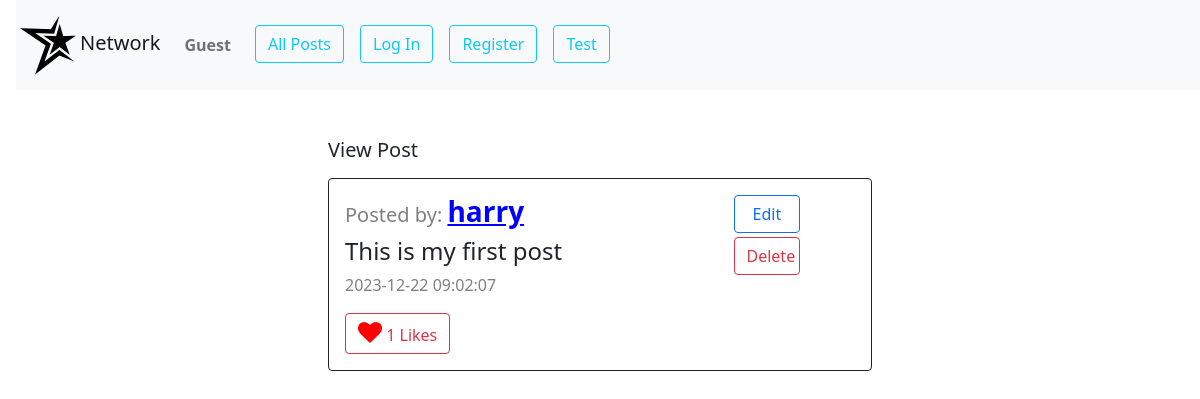
The page /view_post/1 on the database its author committed.
### app.py (models this page shows, shortened)
class Users(db.Model):
    __tablename__ = "users"
    id = db.Column(db.Integer, primary_key=True)
    username = db.Column(db.String(80), unique=True, nullable=False)
    hash = db.Column(db.String(200),nullable=False)
    email = db.Column(db.String(120), unique=True, nullable=False)
    first_name=db.Column(db.String(80), nullable=True)
    last_name=db.Column(db.String(80), nullable=True)
    profile_pic_addr=db.Column(db.String(200), nullable=True)
    user_posts=db.relationship('Posts',backref='owner',lazy='dynamic')
    followers = db.relationship('Users',
                                secondary = follow,
                                primaryjoin = (follow.c.following_id == id),
                                secondaryjoin = (follow.c.follower_id == id),
                                backref = 'following'
                                )

class Posts(db.Model):
    __tablename__ = "posts"
    id = db.Column(db.Integer, primary_key=True)
    content = db.Column(db.String(150), nullable=False)
    created_at = db.Column(db.DateTime(timezone=True), server_default=db.func.current_timestamp())
    person_id = db.Column(db.Integer, db.ForeignKey('users.id'),nullable=False)
    likes=db.Column(db.Integer,default=0)

### app.py (the view)
@app.route("/view_post/<int:post_id>", methods=["GET", "POST"])
def view_post(post_id):
    post=Posts.query.filter_by(id=post_id).first()
    user_id=session.get("user_id")
    current_user=None
    if user_id:
        current_user=Users.query.filter_by(id=user_id).first()
    if request.method=="POST":
        return jsonify({"post_id":post.id,"owner_id":post.person_id,"content":post.content})
    return render_template("view_post.html",user_id=session.get("user_id"),post=post,current_user=current_user)

### app.py (called while the page is built)
@app.after_request
def after_request(response):
    response.headers["Cache-Control"] = "no-cache, no-store, must-revalidate"
    response.headers["Expires"] = 0
    response.headers["Pragma"] = "no-cache"
    return response

### templates/view_post.html (shortened to what this page needs)
{% extends "layout.html" %} {% block body %}
<div id="view_post_div">
	<div id="post-view" class="container-fluid py-5 w-50">
		<h5 class="ms-3">View Post</h5>
		<div  class="border border-dark m-3 p-3 rounded">
			<div  class="row">
				<div class="col-9">
					<h3>
						<span style="color: grey; font-size: 20px">Posted by: </span
						><a
							style="font-weight: bold; color: blue"
							href="/profile/{{post.owner.id}}"
							>{{post.owner.username}}</a
						>
					</h3>
					<h4 class="mt-2">{{post.content}}</h4>
					<p><span style="color: grey">{{post.created_at}}</span></p>
					<button class="btn btn-outline-danger">
						<i style="font-size: 24px; color: red" class="fa">&#xf004;</i>
						{{post.likes}} Likes
					</button>
				</div>
				<div class="col-2 ">
					<div class="row">
						<button data-post_id="{{post.id}}" class="btn btn-outline-primary mb-1 w-75 edit_btn">Edit</button>
					</div>
					<div class="row">
						<button data-post_id="{{post.id}}" class="btn btn-outline-danger mb-1 w-75 delete_btn">Delete</button>
					</div>
				</div>
			</div>
		  </div>
	</div>
</div>
{% endblock %}

### rows shown on the page
Users: owner.username "harry"
Posts: content "This is my first post", created_at "2023-12-22 09:02:07", likes "1"
